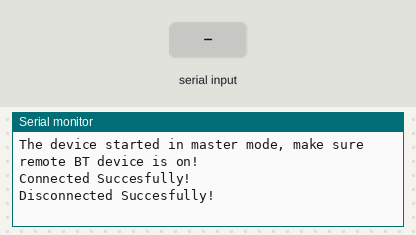
A sketch run on a simulated ESP32. On the bench: the last lines printed to the serial monitor. Inputs (shaded band) come from the test bench. Nothing arrives over Bluetooth unless stated.

Above: at 1.2 s.
1.3 s: "1" received over the second serial link
At 1.9 s:
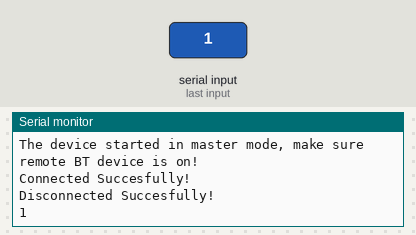
2.8 s: "0" received over the second serial link
At 4.1 s:
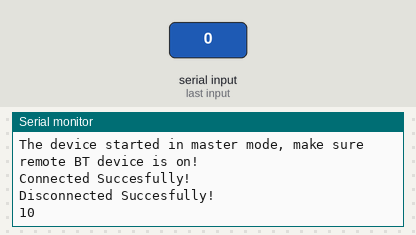

Measured:
- after the input at 1.3 s, the serial monitor: prints a new line at once (image 1)
- after the input at 2.8 s, the serial monitor: prints a new line at once (image 2)

The sketch:

bt_esp32.ino
```cpp
#include "BluetoothSerial.h"

BluetoothSerial SerialBT;

String MACadd = "20:16:11:29:70:26";
uint8_t address[6]  = {0x20, 0x16, 0x11, 0x29, 0x70, 0x26};
//uint8_t address[6]  = {0x11, 0x1D, 0xA5, 0x02, 0xC3, 0x22};
String name = "HC-05";
char *pin = "1234"; //<- standard pin would be provided by default
bool connected;

void setup() {
  Serial.begin(115200);

  SerialBT.begin("ESP32test", true);
  SerialBT.setPin(pin);
  Serial.println("The device started in master mode, make sure remote BT device is on!");

  connected = SerialBT.connect(name);

  if(connected) {
    Serial.println("Connected Succesfully!");
  } else {
    while(!SerialBT.connected(10000)) {
      Serial.println("Failed to connect. Make sure remote device is available and in range, then restart app.");
    }
  }
  // disconnect() may take upto 10 secs max
  if (SerialBT.disconnect()) {
    Serial.println("Disconnected Succesfully!");
  }
  // this would reconnect to the name(will use address, if resolved) or address used with connect(name/address).
  SerialBT.connect();
}

void loop() {
  if (Serial.available()) {
    SerialBT.write(Serial.read());
  }
  if (SerialBT.available()) {
    Serial.write(SerialBT.read());
  }
  delay(20);
}
```
